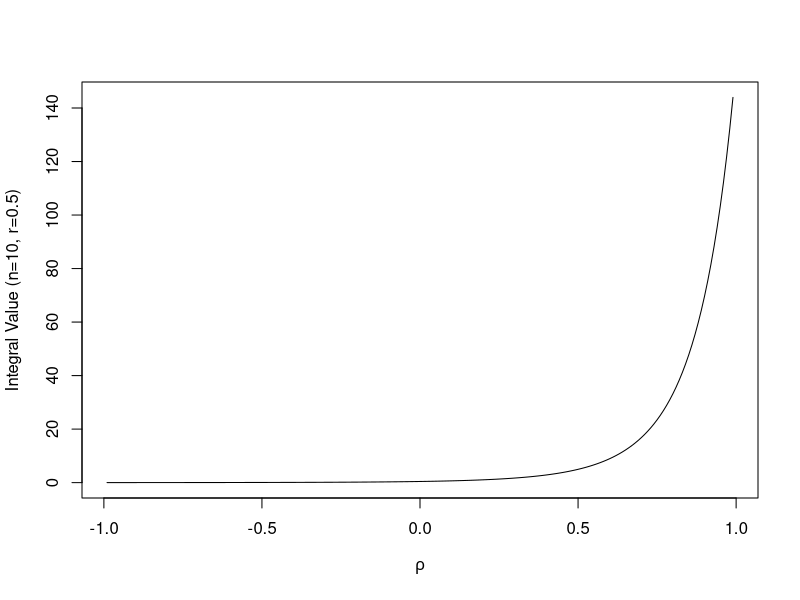
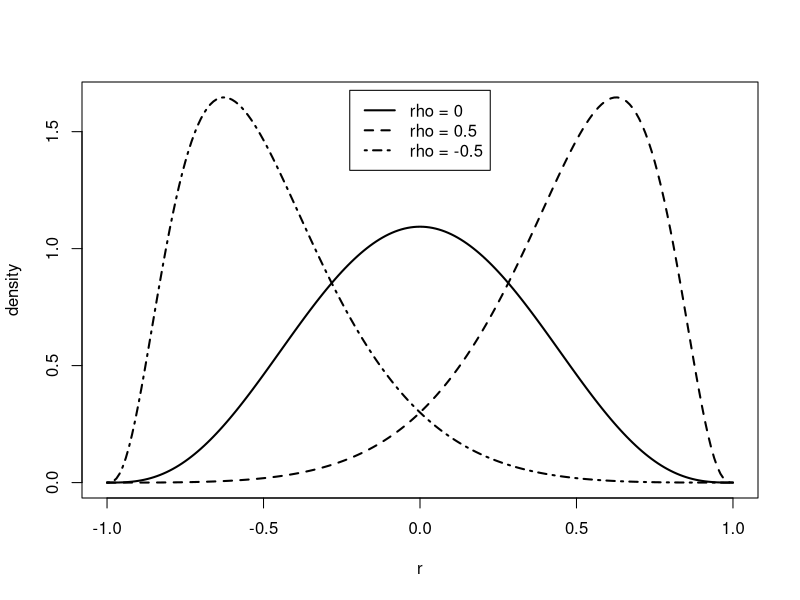
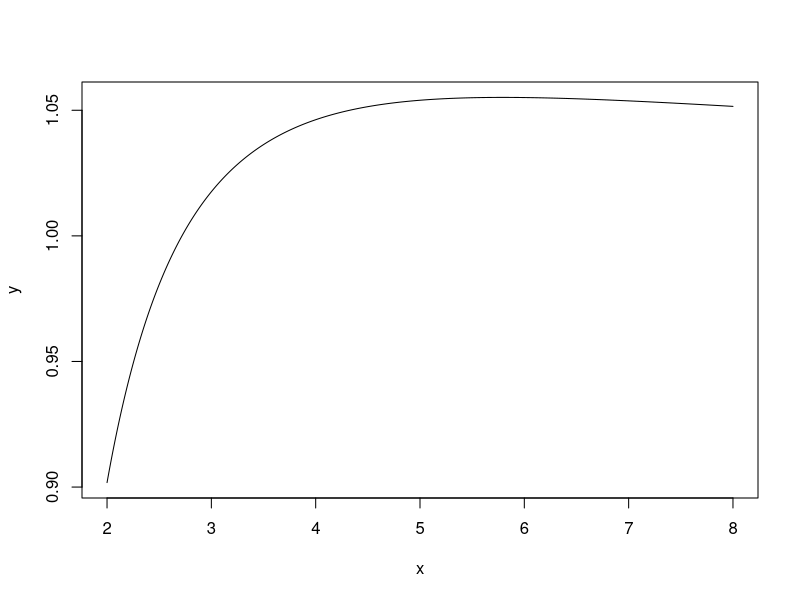
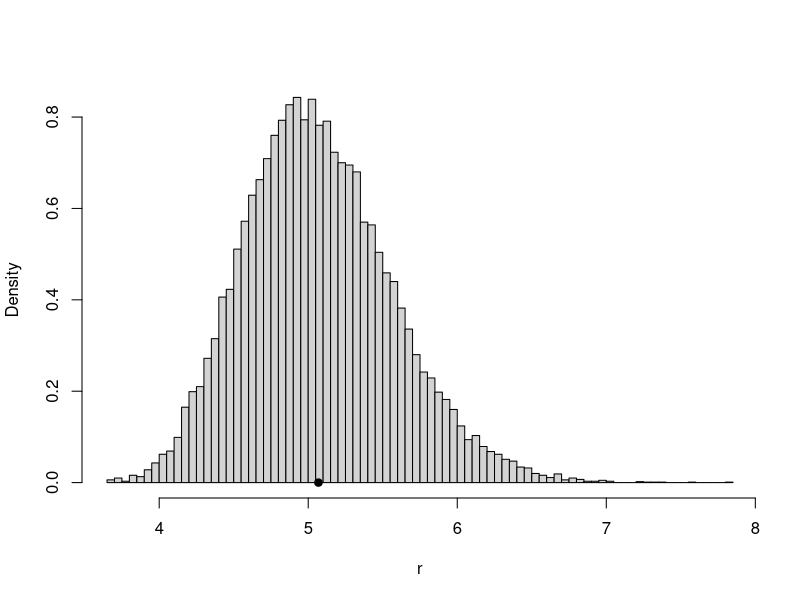
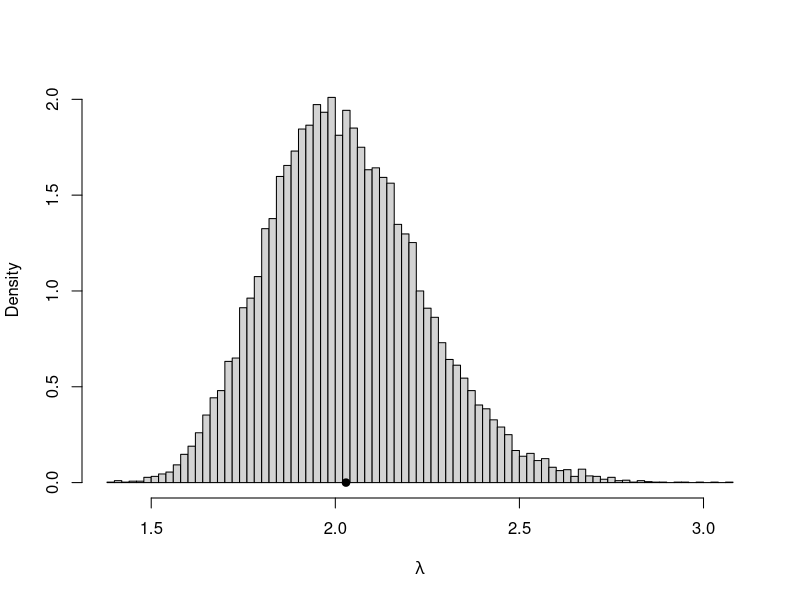

Source code (R) for these figures, in order:
#########################
# R code for Chapter 11 #
#########################

### Example 11.1 (Identical and nearly equal)
    .Machine
    
    (.2-.1)==.1
    (0.3-0.1)==0.2
    0.2-(0.3-0.1)

    isTRUE(all.equal(.2, .3 - .1))
    all.equal(.2, .3)          #not a logical value
    isTRUE(all.equal(.2, .3))  #always a logical value

    x <- 1:4
    y <- 2
    y == 2
    x == y  #not necessarily a single logical value
    identical(x, y)  #always a single logical value
    identical(y, 2)


### Example 11.2 (Ratio of two large numbers)

    n <- 400
    factorial(n)
    (gamma((n-1)/2) / (sqrt(pi) * gamma((n-2)/2)))
    exp(lgamma((n-1)/2) - lgamma((n-2)/2)) / sqrt(pi)


### Example 11.3 (Taylor expansion)

    system.time({
        for (i in 1:1000) {
            a <- rep(0, 24)
            a0 <- pi / 6
            a2 <- a0 * a0
            a[1] <- -a0^3 / 6
            for (i in 2:24)
                a[i] <- - a2 * a[i-1] / ((2*i+1)*(2*i))
            a0 + sum(a)}
        })

    system.time({
        for (i in 1:1000) {
            K <- 2 * (0:24) + 1
            i <- rep(c(1, -1), length=25)
            sum(i * (pi/6)^K / factorial(K))}
        })


    
### Example 11.6 (Solving f(x)=0)

    f <- function(y, a, n) {
        a^2 + y^2 + 2*a*y/(n-1) - (n-2)
    }

    a <- 0.5
    n <- 20
    b0 <- 0
    b1 <- 5*n

    #solve using bisection
    it <- 0
    eps <- .Machine$double.eps^0.25
    r <- seq(b0, b1, length=3)
    y <- c(f(r[1], a, n), f(r[2], a, n), f(r[3], a, n))
    if (y[1] * y[3] > 0)
        stop("f does not have opposite sign at endpoints")

    while(it < 1000 && abs(y[2]) > eps) {
        it <- it + 1
        if (y[1]*y[2] < 0) {
            r[3] <- r[2]
            y[3] <- y[2]
        } else {
            r[1] <- r[2]
            y[1] <- y[2]
        }
        r[2] <- (r[1] + r[3]) / 2
        y[2] <- f(r[2], a=a, n=n)
        print(c(r[1], y[1], y[3]-y[2]))
    }
    it

### Example 11.7 (Solving f(x)=0 with Brent's method: uniroot)

    a <- 0.5
    n <- 20
    out <- uniroot(function(y) {
               a^2 + y^2 + 2*a*y/(n-1) - (n-2) },
               lower = 0, upper = n*5)
    unlist(out)
    uniroot(function(y) {a^2 + y^2 + 2*a*y/(n-1) - (n-2)},
            interval = c(-n*5, 0))$root
            

### Example 11.8 (Numerical integration with integrate)

    f <- function(y, N, r, rho) {
        (cosh(y) - rho * r)^(1 - N)
    }
    integrate(f, lower=0, upper=Inf,
              rel.tol=.Machine$double.eps^0.25,
              N=10, r=0.5, rho=0.2)

    ro <- seq(-.99, .99, .01)
    v <- rep(0, length(ro))
    for (i in 1:length(ro)) {
        v[i] <- integrate(f, lower=0, upper=Inf,
                  rel.tol=.Machine$double.eps^0.25,
                  N=10, r=0.5, rho=ro[i])$value
        }
    plot(ro, v, type="l", xlab=expression(rho),
         ylab="Integral Value (n=10, r=0.5)")


### Example 11.9 (Density of sample correlation coefficient)

    .dcorr <- function(r, N, rho=0) {
        # compute the density function of sample correlation
        if (abs(r) > 1 || abs(rho) > 1) return (0)
        if (N < 4) return (NA)

        if (isTRUE(all.equal(rho, 0.0))) {
            a <- exp(lgamma((N - 1)/2) - lgamma((N - 2)/2)) /
                     sqrt(pi)
            return (a * (1 - r^2)^((N - 4)/2))
        }

        # if rho not 0, need to integrate
        f <- function(w, R, N, rho)
            (cosh(w) - rho * R)^(1 - N)

        #need to insert some error checking here
        i <- integrate(f, lower=0, upper=Inf,
                R=r, N=N, rho=rho)$value
        c1 <- (N - 2) * (1 - rho^2)^((N - 1)/2)
        c2 <- (1 - r^2)^((N - 4) / 2) / pi
        return(c1 * c2 * i)
    }

    r <- as.matrix(seq(-1, 1, .01))
    d1 <- apply(r, 1, .dcorr, N=10, rho=.0)
    d2 <- apply(r, 1, .dcorr, N=10, rho=.5)
    d3 <- apply(r, 1, .dcorr, N=10, rho=-.5)
    plot(r, d2, type="l", lty=2, lwd=2, ylab="density")
    lines(r, d1, lwd=2)
    lines(r, d3, lty=4, lwd=2)
    legend("top", inset=.02,
           c("rho = 0", "rho = 0.5", "rho = -0.5"), lty=c(1,2,4), lwd=2)


 ### Example 11.10 (MLE using mle)

    #the observed sample
    y <- c(0.04304550, 0.50263474)

    mlogL <- function(theta=1) {
        #minus log-likelihood of exp. density, rate 1/theta
        return( - (length(y) * log(theta) - theta * sum(y)))
    }

    library(stats4)
    fit <- mle(mlogL)
    summary(fit)
    1/mean(y)

    # Alternately, the initial value for the optimizer could 
    # be supplied in the call to mle; two examples are

    mle(mlogL, start=list(theta=1))
    mle(mlogL, start=list(theta=mean(y)))


### Example 11.11 (One-dimensional optimization with optimize)

    x <- seq(2, 8, .001)
    y <- log(x + log(x))/(log(1+x))
    plot(x, y, type = "l")

    f <- function(x)
        log(x + log(x))/log(1+x)

    optimize(f, lower = 4, upper = 8, maximum = TRUE)


### Example 11.12 (MLE: Gamma distribution)

    m <- 20000
    est <- matrix(0, m, 2)
    n <- 200
    r <- 5
    lambda <- 2

    obj <- function(lambda, xbar, logx.bar) {
        digamma(lambda * xbar) - logx.bar - log(lambda)
        }

    for (i in 1:m) {
        x <- rgamma(n, shape=r, rate=lambda)
        xbar <- mean(x)
        u <- uniroot(obj, lower = .001, upper = 10e5,
                xbar = xbar, logx.bar = mean(log(x)))
        lambda.hat <- u$root
        r.hat <- xbar * lambda.hat
        est[i, ] <- c(r.hat, lambda.hat)
    }

    ML <- colMeans(est)
    ML

    hist(est[, 1], breaks="scott", freq=FALSE,
        xlab="r", main="")
    points(ML[1], 0, cex=1.5, pch=20)
    hist(est[, 2], breaks="scott", freq=FALSE,
         xlab=bquote(lambda), main="")
    points(ML[2], 0, cex=1.5, pch=20)


### Example 11.13 (Two-dimensional optimization with optim)

    LL <- function(theta, sx, slogx, n) {
        r <- theta[1]
        lambda <- theta[2]
        loglik <- n * r * log(lambda) + (r - 1) * slogx -
            lambda * sx - n * log(gamma(r))
        - loglik
        }

    n <- 200
    r <- 5;    lambda <- 2
    x <- rgamma(n, shape=r, rate=lambda)

    optim(c(1,1), LL, sx=sum(x), slogx=sum(log(x)), n=n)

    mlests <- replicate(20000, expr = {
      x <- rgamma(200, shape = 5, rate = 2)
      optim(c(1,1), LL, sx=sum(x), slogx=sum(log(x)), n=n)$par
      })
    colMeans(t(mlests))


### Example 11.14 (MLE for a quadratic form)

    LL <- function(lambda, y) {
        lambda3 <- 1 - sum(lambda)
        f1 <- dgamma(y, shape=1/2, rate=1/(2*lambda[1]))
        f2 <- dgamma(y, shape=1/2, rate=1/(2*lambda[2]))
        f3 <- dgamma(y, shape=1/2, rate=1/(2*lambda3))
        f <- f1/3 + f2/3 + f3/3   #density of mixture
        #returning -loglikelihood
        return( -sum(log(f)))
        }

    set.seed(543)
    m <- 2000
    lambda <- c(.6, .25, .15)  #rate is 1/(2lambda)
    lam <- sample(lambda, size = 2000, replace = TRUE)
    y <- rgamma(m, shape = .5, rate = 1/(2*lam))

    opt <- optim(c(.5,.3), LL, y=y)
    theta <- c(opt$par, 1 - sum(opt$par))

    as.data.frame(unlist(opt))

    theta


### Example 11.15 (EM algorithm for a mixture model)

    set.seed(543)
    lambda <- c(.6, .25, .15)  #rate is 1/(2lambda)
    lam <- sample(lambda, size = 2000, replace = TRUE)
    y <- rgamma(m, shape = .5, rate = 1/(2*lam))

    N <- 10000                #max. number of iterations
    L <- c(.5, .4, .1)        #initial est. for lambdas
    tol <- .Machine$double.eps^0.5
    L.old <- L + 1

    for (j in 1:N) {
        f1 <- dgamma(y, shape=1/2, rate=1/(2*L[1]))
        f2 <- dgamma(y, shape=1/2, rate=1/(2*L[2]))
        f3 <- dgamma(y, shape=1/2, rate=1/(2*L[3]))
        py <- f1 / (f1 + f2 + f3) #posterior prob y from 1
        qy <- f2 / (f1 + f2 + f3) #posterior prob y from 2
        ry <- f3 / (f1 + f2 + f3) #posterior prob y from 3

        mu1 <- sum(y * py) / sum(py) #update means
        mu2 <- sum(y * qy) / sum(qy)
        mu3 <- sum(y * ry) / sum(ry)
        L <- c(mu1, mu2, mu3)  #update lambdas
        L <- L / sum(L)

        if (sum(abs(L - L.old)/L.old) < tol) break
        L.old <- L
    }

    print(list(lambda = L/sum(L), iter = j, tol = tol))


### Example 11.16 (Simplex algorithm)

    library(boot)   #for simplex function
    A1 <- rbind(c(-2, 1, 1), c(4, -1, 3))
    b1 <- c(1, 3)
    a <- c(2, 2, 3)
    simplex(a = a, A1 = A1, b1 = b1, maxi = TRUE)
    detach(package:boot)


### Example 11.17 (Solving the Morra game)

    solve.game <- function(A) {
        #solve the two player zero-sum game by simplex method
        #optimize for player 1, then player 2
        #maximize v subject to ...
        #let x strategies 1:m, and put v as extra variable
        #A1, the <= constraints
        #
        min.A <- min(A)
        A <- A - min.A   #so that v >= 0
        max.A <- max(A)
        A <- A / max(A)
        m <- nrow(A)
        n <- ncol(A)
        it <- n^3
        a <- c(rep(0, m), 1) #objective function
        A1 <- -cbind(t(A), rep(-1, n)) #constraints <=
        b1 <- rep(0, n)
        A3 <- t(as.matrix(c(rep(1, m), 0))) #constraints sum(x)=1
        b3 <- 1
        sx <- simplex(a=a, A1=A1, b1=b1, A3=A3, b3=b3,
                    maxi=TRUE, n.iter=it)
        #the 'solution' is [x1,x2,...,xm | value of game]
        #
        #minimize v subject to ...
        #let y strategies 1:n, with v as extra variable
        a <- c(rep(0, n), 1) #objective function
        A1 <- cbind(A, rep(-1, m)) #constraints <=
        b1 <- rep(0, m)
        A3 <- t(as.matrix(c(rep(1, n), 0))) #constraints sum(y)=1
        b3 <- 1
        sy <- simplex(a=a, A1=A1, b1=b1, A3=A3, b3=b3,
                    maxi=FALSE, n.iter=it)

        soln <- list("A" = A * max.A + min.A,
                    "x" = sx$soln[1:m],
                    "y" = sy$soln[1:n],
                    "v" = sx$soln[m+1] * max.A + min.A)
        soln
        }


    #enter the payoff matrix
    A <- matrix(c(  0,-2,-2,3,0,0,4,0,0,
                    2,0,0,0,-3,-3,4,0,0,
                    2,0,0,3,0,0,0,-4,-4,
                    -3,0,-3,0,4,0,0,5,0,
                    0,3,0,-4,0,-4,0,5,0,
                    0,3,0,0,4,0,-5,0,-5,
                    -4,-4,0,0,0,5,0,0,6,
                    0,0,4,-5,-5,0,0,0,6,
                    0,0,4,0,0,5,-6,-6,0), 9, 9)

    library(boot)  #needed for simplex function

    s <- solve.game(A)
    round(cbind(s$x, s$y), 7)
